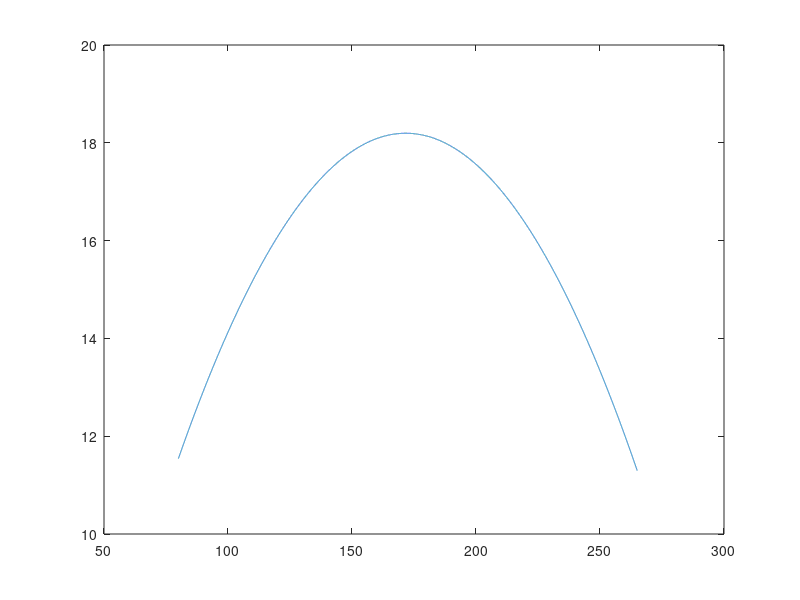

Recreate this plot in MATLAB.
% polynom

%A = [1 91 91^2; 1 121 121^2; 1 152 152^2; 1 182 182^2; 1 213 213^2; 1 244 244^2]

K = [91 121 152 182 213 244]'

A =[ones(6,1) K K.^2];

b = [13.2 15.8 18.0 18.4 16.6 14.1]'

x = A\b

xaxis = 80:0.01:265;

plot(xaxis, polyval(fliplr(x'),xaxis))

%polyval(fliplr(x'),91)

% solve equation